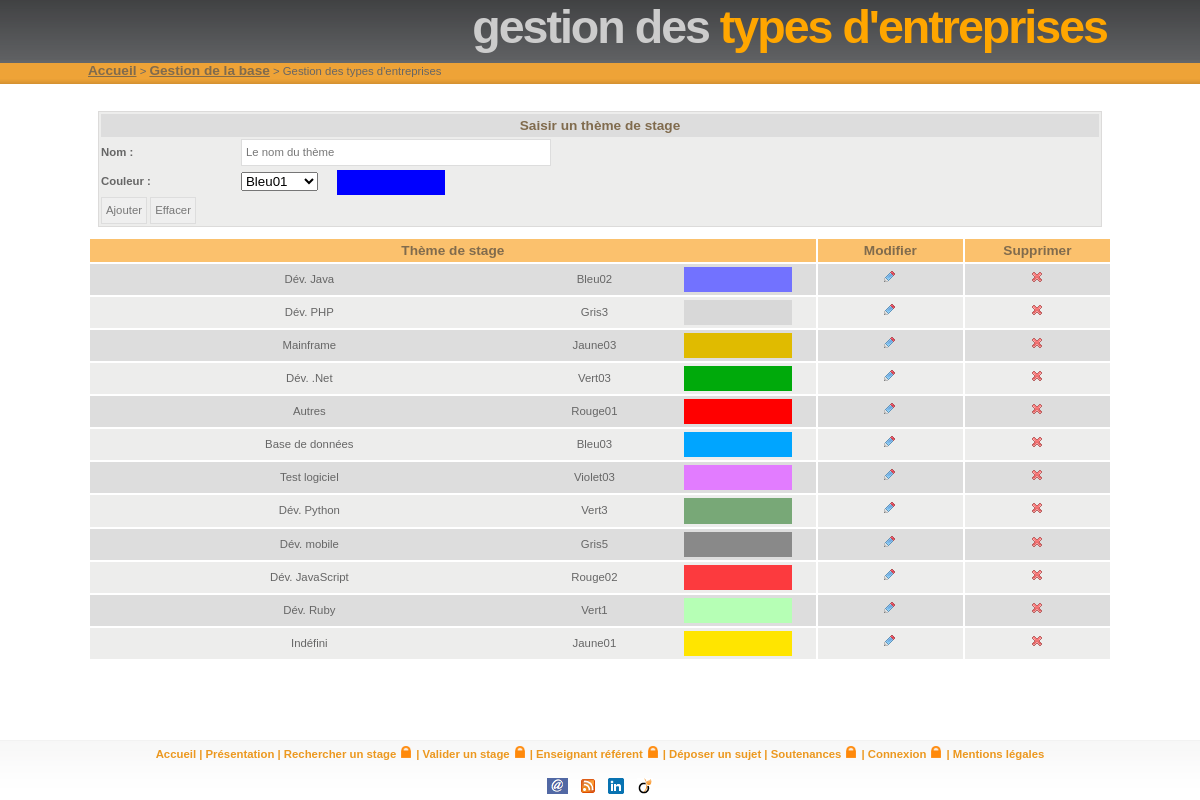
Page /gestion/communs/gestionThemeDeStage.php on the committed database.
### tables this page shows
CREATE TABLE IF NOT EXISTS `theme_destage` (
  `idtheme` INT(10) NOT NULL AUTO_INCREMENT,
  `theme` VARCHAR(20) NOT NULL,
  `idcouleur` INT(10) NOT NULL,
  PRIMARY KEY (`idtheme`),
  INDEX `idcouleur_idx` (`idcouleur` ASC),
  CONSTRAINT `fk_theme_destage_couleur_idcouleur`
    FOREIGN KEY (`idcouleur`)
    REFERENCES `couleur` (`idcouleur`)
    ON DELETE NO ACTION
    ON UPDATE NO ACTION);

CREATE TABLE IF NOT EXISTS `couleur` (
  `idcouleur` INT(10) NOT NULL AUTO_INCREMENT,
  `nomcouleur` VARCHAR(100) NOT NULL,
  `codehexa` VARCHAR(6) NOT NULL DEFAULT '000000',
  PRIMARY KEY (`idcouleur`));

### classes/bdd/connec.inc (called while the page is built, shortened)
<?php
$tab20 = 'couleur';
$tab23 = 'theme_destage';
?>

### classes/bdd/Couleur_BDD.php (called while the page is built, shortened)
<?php
class Couleur_BDD {
    public static function getCouleur($identifiant) {
	global $db;
	global $tab20;
	$sql = "SELECT * FROM $tab20 WHERE idcouleur='$identifiant';";
	$res = $db->query($sql);
	if ($res) {
	    $enreg = $res->fetch_array();
	    return $enreg;
	} else
	    return FALSE;
    }
    public static function listerCouleur() {
	global $db;
	global $tab20;
	$sql = "SELECT * FROM $tab20 ORDER BY nomcouleur ASC;";
	$result = $db->query($sql);
	$tabCouleur = array();
	if ($result) {
	    while ($couleur = $result->fetch_array()) {
		$tab = array();
		array_push($tab, $couleur["idcouleur"]);
		array_push($tab, $couleur["nomcouleur"]);
		array_push($tab, $couleur["codehexa"]);
		array_push($tabCouleur, $tab);
	    }
	}
	return $tabCouleur;
    }
}
?>

### classes/moteur/Couleur.php (called while the page is built, shortened)
<?php
class Couleur {
    var $identifiant_BDD;
    var $nom;
    var $code;
    public function __construct($identifiant_BDD, $nom, $code) {
	$this->identifiant_BDD = $identifiant_BDD;
	$this->nom = $nom;
	$this->code = $code;
    }
    public function getIdentifiantBDD() {
	return $this->identifiant_BDD;
    }
    public function getNom() {
	return $this->nom;
    }
    public function getCode() {
	return $this->code;
    }
    public static function getCouleur($idCouleur) {
	$couleurBDD = Couleur_BDD::getCouleur($idCouleur);
	return new Couleur($couleurBDD["idcouleur"],
			   $couleurBDD["nomcouleur"],
			   $couleurBDD["codehexa"]);
    }
    public static function listerCouleur() {
	$tabCouleur = array();
	$tabCouleurString = Couleur_BDD::listerCouleur();
	for ($i = 0; $i < sizeof($tabCouleurString); $i++)
	    array_push($tabCouleur, new Couleur($tabCouleurString[$i][0],
						$tabCouleurString[$i][1],
						$tabCouleurString[$i][2]));
	return $tabCouleur;
    }
}
?>

### classes/bdd/ThemeDeStage_BDD.php (called while the page is built, shortened)
<?php
class ThemeDeStage_BDD {
    public static function getListeTheme() {
	global $db;
	global $tab23;
	$requete = "SELECT * FROM $tab23;";
	$result = $db->query($requete);
	$tabThemes = array();
	if ($result){
	    while ($theme = $result->fetch_array()) {
		$tab = array();
		array_push($tab, $theme["idtheme"]);
		array_push($tab, $theme["theme"]);
		array_push($tab, $theme["idcouleur"]);
		array_push($tabThemes, $tab);
	    }
	}
	return $tabThemes;
    }
}
?>

### classes/moteur/ThemeDeStage.php (called while the page is built, shortened)
<?php
class ThemeDeStage {
    var $idTheme;
    var $theme;
    var $identifiant_couleur;
    public function __construct($idtheme, $theme, $identifiant_couleur) {
	$this->idTheme = $idtheme;
	$this->theme = $theme;
	$this->identifiant_couleur = $identifiant_couleur;
    }
    public function getIdentifiantBDD() {
	return $this->idTheme;
    }
    public function getTheme() {
	return $this->theme;
    }
    public function getCouleur() {
	return Couleur::getCouleur($this->identifiant_couleur);
    }
    public static function getListeTheme() {
	$tabThemesStr = ThemeDeStage_BDD::getListeTheme();
	$tab_themes = array();
	for ($i = 0; $i < sizeof($tabThemesStr); $i++)
	    array_push($tab_themes,
		    new ThemeDeStage($tabThemesStr[$i][0],
				     $tabThemesStr[$i][1],
				     $tabThemesStr[$i][2]));
	return $tab_themes;
    }
}
?>

### classes/ihm/ThemeDeStage_IHM.php (the view, shortened to what this page needs)
<?php
class ThemeDeStage_IHM {
    public static function afficherFormulaireSaisie() {
	$tabCouleur = Couleur::listerCouleur();
	?>
	<form method=post action="">
	    <table>
		<tr id="entete2">
		    <td colspan="2">Saisir un thème de stage</td>
		</tr>
		<tr>
		    <th>Nom :</td>
		    <td>
			<input id="theme" type="text" name="theme" value="Le nom du thème">
		    </td>
		</tr>
		<tr>
		    <th>Couleur :</th>
		    <td>
			<select id="idcouleur" name="idcouleur" onchange='showColor()'>
			    <?php
			    for ($i = 0; $i < sizeof($tabCouleur); $i++)
				echo "<option value='" . $tabCouleur[$i]->getIdentifiantBDD() . "' style='color: #" . $tabCouleur[$i]->getCode() . ";'>" . $tabCouleur[$i]->getNom() . "</option>";
			    ?>
			</select>
			<input id="couleurActuel" readonly="disabled" style="background-color: <?php echo '#' . $tabCouleur[0]->getCode(); ?>; width: 100px; border-width: 0px;"/>
		    </td>
		</tr>
		<tr>
		    <td colspan="2">
			<input type=submit value="Ajouter"/>
			<input type=reset value="Effacer" onclick="effacer()"/>
		    </td>
		</tr>
	    </table>
	</form>
	<?php
    }
	?>
	<?php
    public static function afficherListeThemeDeStageAEditer() {
	$tabThemes = ThemeDeStage::getListeTheme();
	if (sizeof($tabThemes) > 0) {
	    echo
	    "<table>
		<tr id='entete'>
		    <td width='50%'>Thème de stage</td>
		    <td width='10%' align='center'>Modifier</td>
		    <td width='10%' align='center'>Supprimer</td>
		</tr>";
	    for ($i = 0; $i < sizeof($tabThemes); $i++) {
		$couleur = $tabThemes[$i]->getCouleur();
		?>
		<tr class="ligne<?php echo $i % 2; ?>">
		    <td>
			<table >
			    <tr>
				<td width="60%"><?php echo $tabThemes[$i]->getTheme(); ?></td>
				<td width='20%'><?php echo $couleur->getNom(); ?></td>
				<td width='20%'>
				    <input readonly="disabled" style="background-color:<?php echo '#' . $couleur->getCode(); ?>; width: 100px; border-width: 0px;"/>
				</td>
			    </tr>
			</table>
		    </td>
		    <td align="center">
			<a href="gestionThemeDeStage.php?action=mod&id=<?php echo $tabThemes[$i]->getIdentifiantBDD(); ?>">
			    <img src="../../images/reply.png"/>
			</a>
		    </td>
		    <td align="center">
			<a href="gestionThemeDeStage.php?action=sup&id=<?php echo $tabThemes[$i]->getIdentifiantBDD(); ?>">
			    <img src="../../images/action_delete.png"/>
			</a>
		    </td>
		</tr>
		<?php
	    }
	    echo "</table>";
	    echo "<br/><br/>";
	} else {
	    echo "<br/><center>Aucun thème n'a été trouvé.</center><br/>";
	}
    }
}
?>

### classes/ihm/Orange.css (style rules this page uses)
* { margin: 0; padding: 0; }
html { height: 100%; }
body { height: 100%; margin: 0; padding: 0; font: 71%/1.5em Verdana, 'Trebuchet MS', Arial, Sans-serif; background: url(../../images/headerbg.png) repeat-x; color: #666666; text-align: center; }
a { color: #EC981F; }
img { margin: 5px; border: 0; }
table { width: 100%; }
form { margin:10px; padding: 0; border: 1px solid #dcdbda; background-color: #ededec; }
input { padding: 4px; border:1px solid #ddd; font: normal 1em/1.5em Verdana, sans-serif; color:#777; }
input[type="text"] { width: 300px; }
select { margin-bottom: 4px; margin-top: 4px; }
#entete { background: #fbc16d; }
#entete td { font: bold 1.2em 'Trebuchet MS', Tahoma, Sans-serif; color: #806B4D; padding: 4px; }
#entete td, .ligne0 td, .ligne1 td { padding-left: 5px; padding-right: 5px; text-align: center; }
#entete2 { background: #DDDDDD; }
#entete2 td { font: bold 1.2em 'Trebuchet MS', Tahoma, Sans-serif; text-align: center; color: #806B4D; padding: 4px; }
#entete2 td, .ligne0 td, .ligne1 td { padding-left: 5px; padding-right: 5px; }
.ligne0 { background: #DDDDDD; }
.ligne1 { background: #ededec; }

### rows in the picture
theme_destage: theme "Dév. Java", idcouleur.nomcouleur "Bleu02"
theme_destage: theme "Dév. PHP", idcouleur.nomcouleur "Gris3"
theme_destage: theme "Mainframe", idcouleur.nomcouleur "Jaune03"
theme_destage: theme "Dév. .Net", idcouleur.nomcouleur "Vert03"
theme_destage: theme "Autres", idcouleur.nomcouleur "Rouge01"
theme_destage: theme "Base de données", idcouleur.nomcouleur "Bleu03"
theme_destage: theme "Test logiciel", idcouleur.nomcouleur "Violet03"
theme_destage: theme "Dév. Python", idcouleur.nomcouleur "Vert3"
theme_destage: theme "Dév. mobile", idcouleur.nomcouleur "Gris5"
theme_destage: theme "Dév. JavaScript", idcouleur.nomcouleur "Rouge02"
theme_destage: theme "Dév. Ruby", idcouleur.nomcouleur "Vert1"
theme_destage: theme "Indéfini", idcouleur.nomcouleur "Jaune01"

### other values in the picture
$titreGris "gestion des"
$titreOrange "types d'entreprises"
$liens[$i][1] "Accueil"
$liens[$i][1] "Gestion de la base"
$titreGris "Gestion des"
form field idcouleur "Bleu01"
